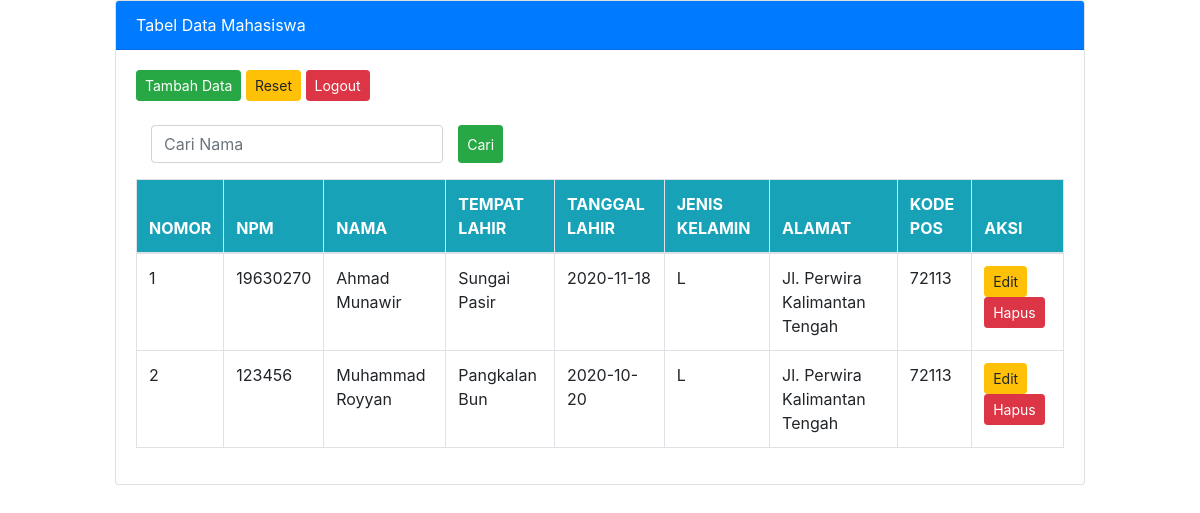
/data_murid.php, run on the app's committed database.
### tables this page shows
CREATE TABLE `siswa` (
  `idmurid` int(11) NOT NULL,
  `npm` varchar(8) NOT NULL,
  `nama` varchar(100) NOT NULL,
  `tempat_lahir` varchar(50) NOT NULL,
  `tanggal_lahir` date DEFAULT NULL,
  `jenis_kelamin` enum('L','P') DEFAULT NULL,
  `alamat` text DEFAULT NULL,
  `kode_pos` varchar(5) DEFAULT NULL
);

### data_murid.php (the view, shortened to what this page needs)
<!DOCTYPE html>
<html lang="en">
<head>
    <link rel="stylesheet" href="css/bootstrap.css">
</head>
<body>
    <div class="container col-md-10">
        <div class="card">
            <div class="card-header bg-primary text-white">
                Tabel Data Mahasiswa
            </div>
            <div class="card-body">
                <a href="input.php" class="btn btn-sm btn-success">Tambah Data</a>
                <a href="data_murid.php" class="btn btn-sm btn-warning">Reset</a>
                <a href="logout.php" class="btn btn-sm btn-danger">Logout</a>
                <div class="container mt-3">
                <div class="row">
                <div class="col-md-5">
                    <form method="POST" class="form-data">
                        <div class="form-group row mt-2">
                        <div class="col-sm-10">
                            <input type="text" name="keyword" class="form-control" placeholder="Cari Nama">
                        </div>
                            <button type="submit" name="cari" class="btn btn-sm btn-success">Cari</button>
                        </div>
                    </form>
                </div>
                </div>
                </div>
                <table class="table table-bordered">
                    <thead class="bg-info text-white">
                    <tr>
                        <th>NOMOR</th>
                        <th>NPM</th>
                        <th>NAMA</th>
                        <th>TEMPAT LAHIR</th>
                        <th>TANGGAL LAHIR</th>
                        <th>JENIS KELAMIN</th>
                        <th>ALAMAT</th>
                        <th>KODE POS</th>
                        <th>AKSI</th>
                    </tr>
                    </thead>
                    <?php
                        include "config.php";
                        if(isset($_POST['cari'])){
                            $search = $_POST['keyword'];
                            $query = $konek->query("SELECT * FROM siswa WHERE nama LIKE '%$search%' ORDER BY idmurid ASC");
                        } else {
                            $query = $konek->query("SELECT * FROM siswa ORDER BY idmurid ASC");
                        }
                        $no = 1;
                        while ($data = mysqli_fetch_assoc($query)) {
                    ?>
                        <tr>
                            <td> <?php echo $no++; ?> </td>
                            <td> <?php echo $data['npm']; ?> </td>
                            <td> <?php echo $data['nama']; ?> </td>
                            <td> <?php echo $data['tempat_lahir']; ?> </td>
                            <td> <?php echo $data['tanggal_lahir']; ?> </td>
                            <td> <?php echo $data['jenis_kelamin']; ?> </td>
                            <td> <?php echo $data['alamat']; ?> </td>
                            <td> <?php echo $data['kode_pos']; ?> </td>
                            <td>
                                <a href="edit_murid.php?idmurid=<?php echo $data['idmurid']; ?>" class="btn btn-sm btn-warning">Edit</a>
                                <a href="delete.php?idmurid=<?php echo $data['idmurid']; ?>" class="btn btn-sm btn-danger">Hapus</a>
                            </td>
                        </tr>
                    <?php } ?>
                </table>
            </div>
        </div>
    </div>
</body>
</html>

### data on the page
siswa: npm "19630270", nama "Ahmad Munawir", tempat_lahir "Sungai Pasir", tanggal_lahir "2020-11-18", jenis_kelamin "L", alamat "Jl. Perwira Kalimantan Tengah", kode_pos "72113"
siswa: npm "123456", nama "Muhammad Royyan", tempat_lahir "Pangkalan Bun", tanggal_lahir "2020-10-20", jenis_kelamin "L", alamat "Jl. Perwira Kalimantan Tengah", kode_pos "72113"
